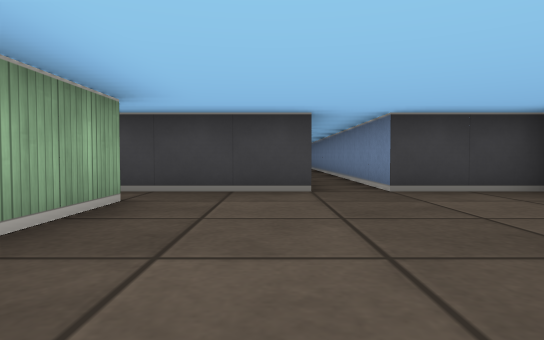
[1] (above)

24 first-person views from a walk through a cub3D level. The camera is about half as high as the walls, tilts 2° down and sees 75° across. The floor is counted in squares. Each view is taken from the middle of a square. On the plan, view 1 faces up. The plan holds only what a view shows up to about 9 squares ahead; the rest is blank.

[2]
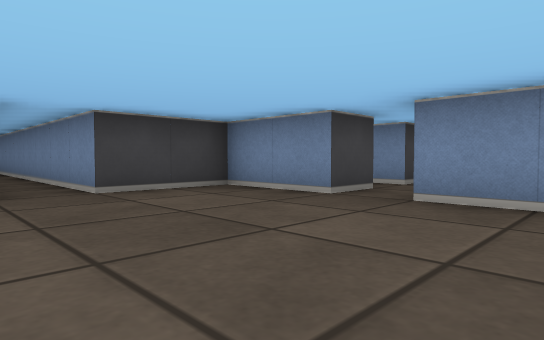

[3]
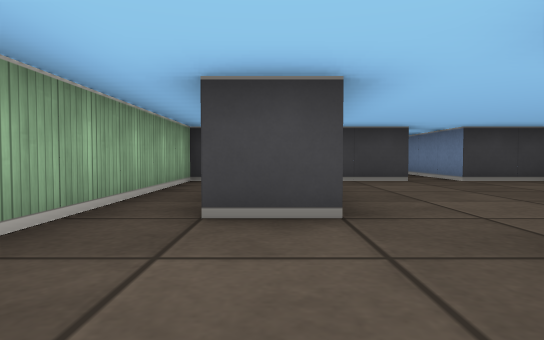

[4]
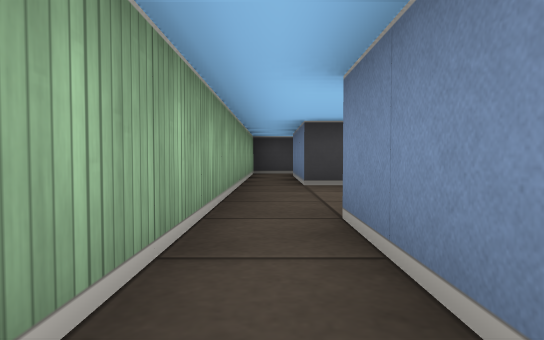

[5]
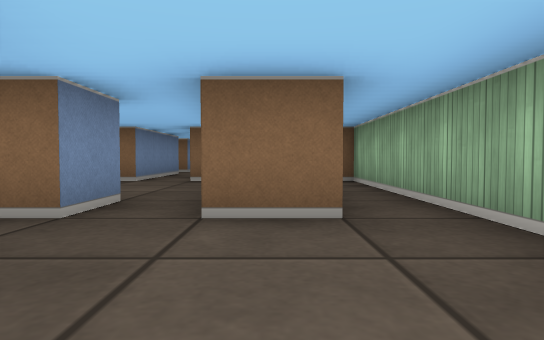

[6]
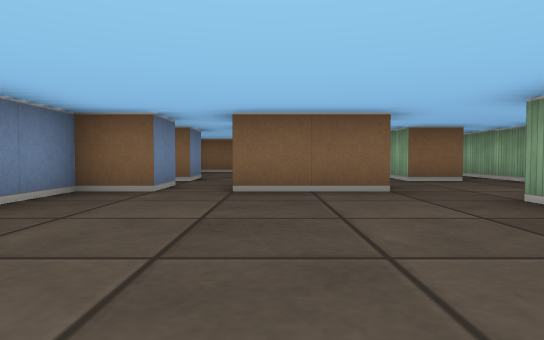

[7]
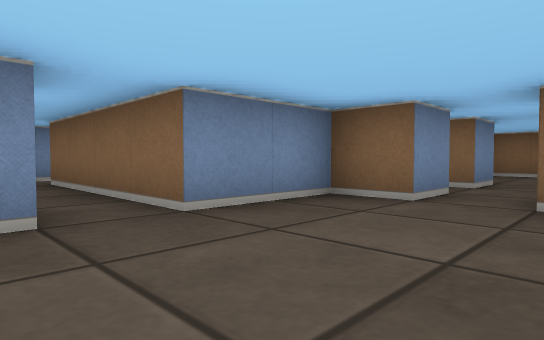

[8]
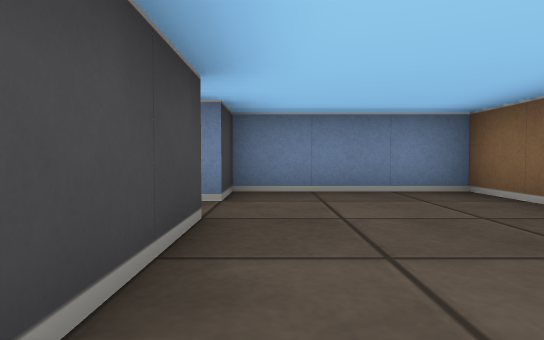

[9]
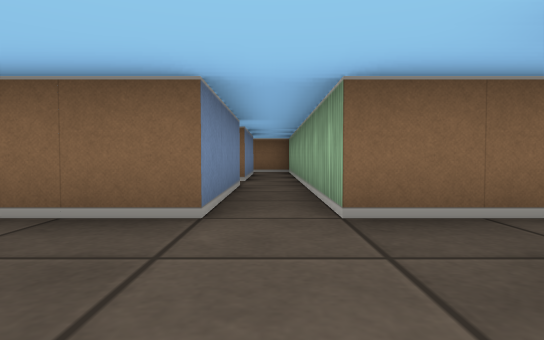

[10]
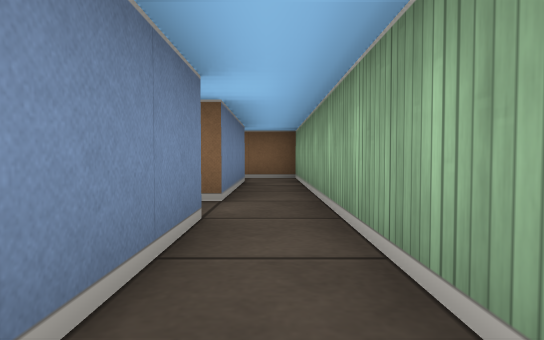

[11]
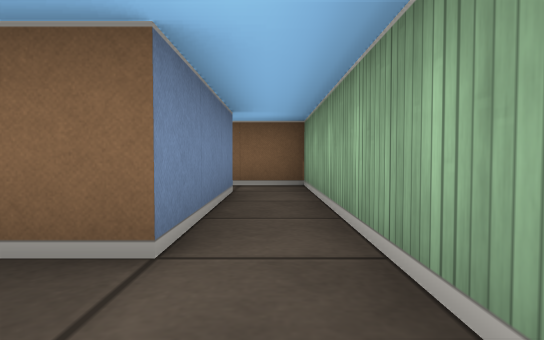

[12]
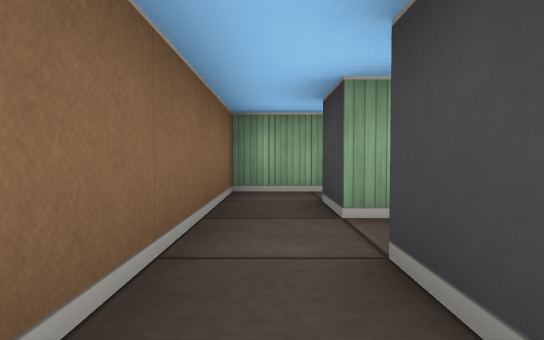

[13]
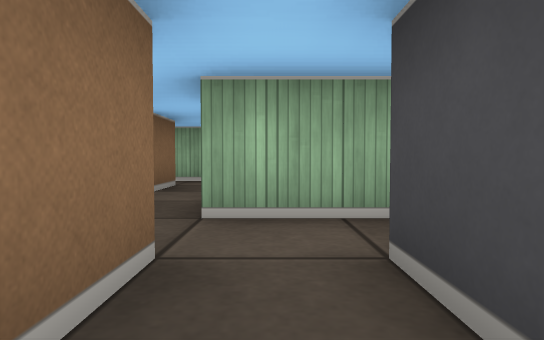

[14]
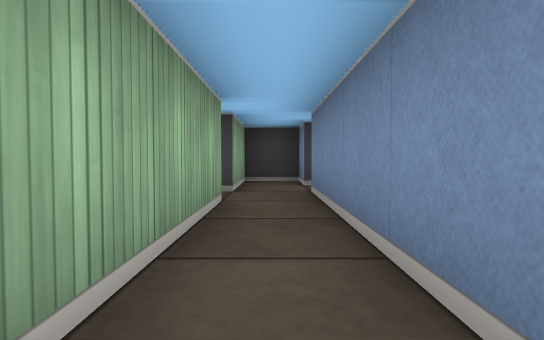

[15]
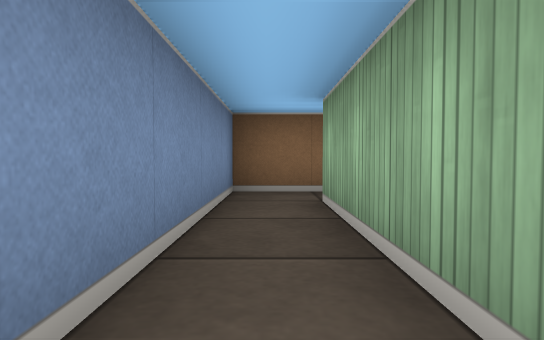

[16]
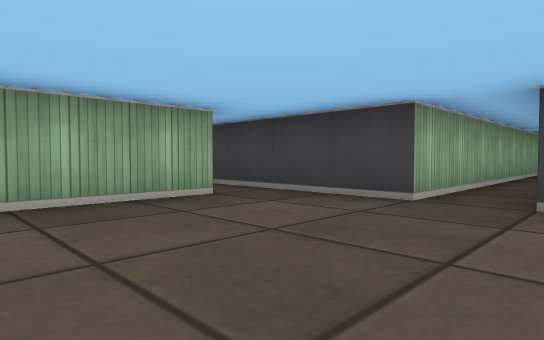

[17]
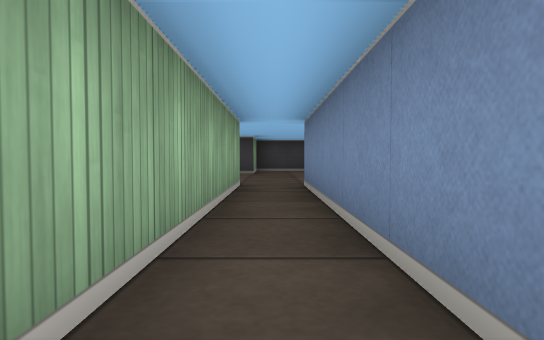

[18]
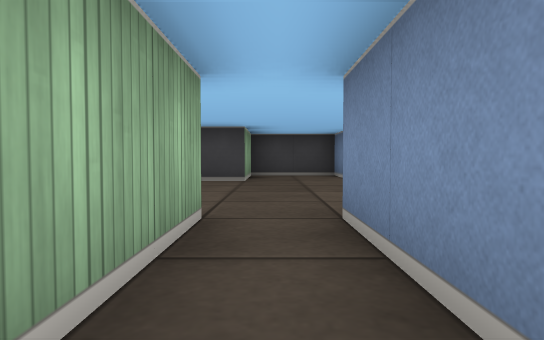

[19]
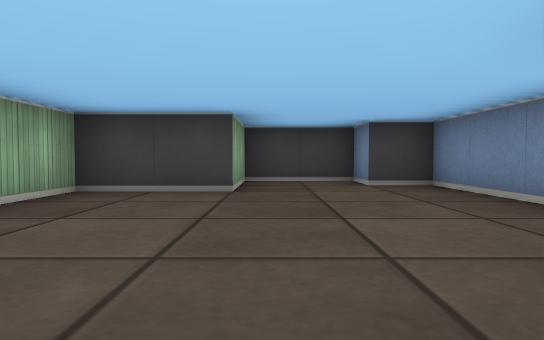

[20]
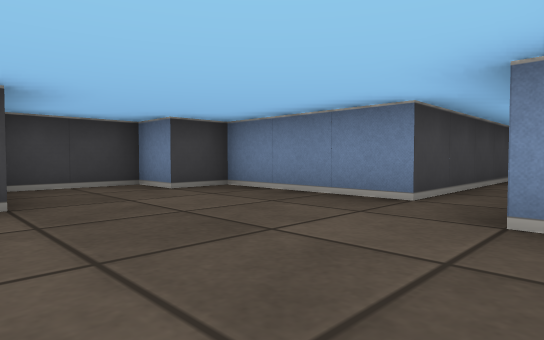

[21]
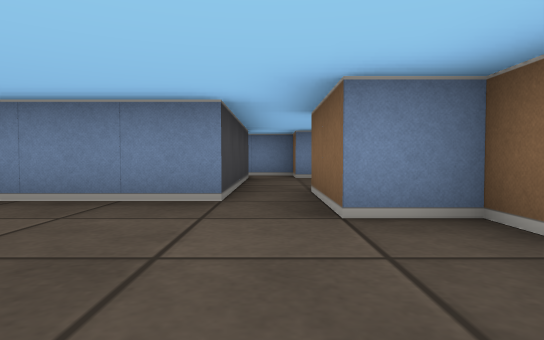

[22]
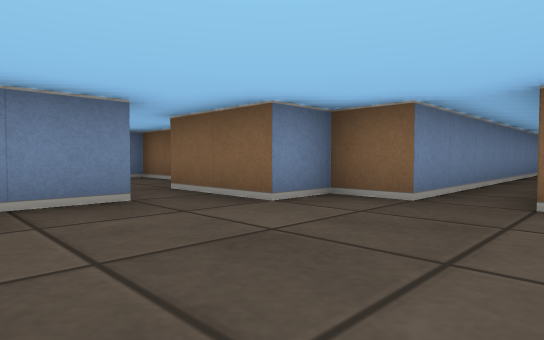

[23]
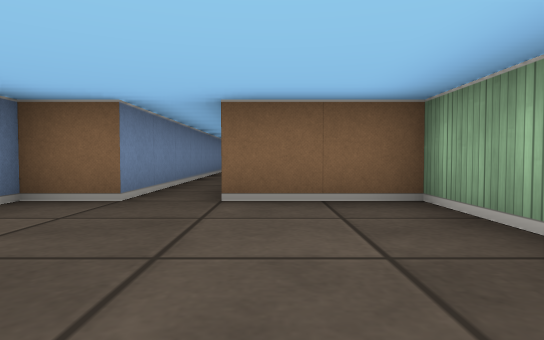

[24]
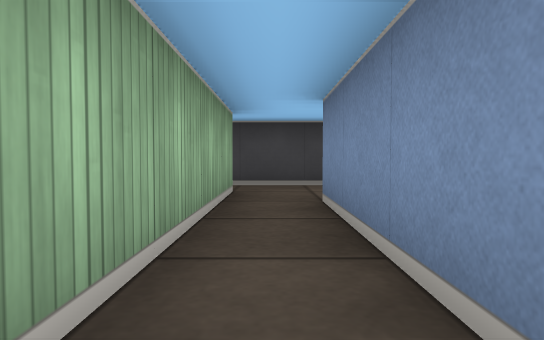

### Floor plan
Ten units are one square. View 1 is at (0, 0); x grows to the right and y downward. Boxes are objects, and circles mark ways between rooms. Rooms are numbered by the first view taken in them; rooms with no view inside come last. Other rooms are left out.
<svg viewBox="-40 -200 130 350">
<path fill="none" stroke="#000" d="M-15 -35 -15 -5 -25 -5 -25 -35M-6 5 15 5M25 16 25 5 35 5 35 -15 45 -15M-5 25 0 25M46 -25 35 -25 35 -45 15 -45 15 -135M-25 44 -25 25 -15 25M5 -135 5 -45 -35 -45 -35 65 -25 65M-25 65 -5 65 -5 145 15 145M5 95 5 65 35 65 35 35 25 35 25 25M15 35 -5 35 -5 25M-15 25 -15 35M15 135 5 135 5 105 15 105M35 105 35 135M54 85 45 85 45 75 35 75 35 95M35 145 45 145 45 95 54 95M15 -135 25 -135 25 -145 45 -145M45 -155 35 -155 35 -185 25 -185 25 -195 5 -195 5 -175 -15 -175 -15 -135 5 -135M55 -106 55 -135M62 -135 75 -135 75 -145M45 -145 45 -106M55 -24 55 -31M75 -155 45 -155M45 -15 65 -15M25 25 29 25M75 -145 85 -145 85 -156"/>
<circle cx="-10" cy="30" r="3" fill="#2a7"/>
<circle cx="-20" cy="60" r="3" fill="#2a7"/>
<circle cx="10" cy="-140" r="3" fill="#2a7"/>
<circle cx="40" cy="-20" r="3" fill="#2a7"/>
<circle cx="20" cy="10" r="3" fill="#2a7"/>
<circle cx="5" cy="20" r="3" fill="#2a7"/>
<circle cx="20" cy="30" r="3" fill="#2a7"/>
<circle cx="40" cy="-150" r="3" fill="#2a7"/>
<circle cx="65" cy="-150" r="3" fill="#2a7"/>
<text x="0" y="-20">1</text>
<text x="0" y="70">2</text>
<text x="40" y="100">3</text>
<text x="10" y="-160">4</text>
<text x="50" y="-90">5</text>
<text x="20" y="20">6</text>
<text x="80" y="-150">7</text>
</svg>
Room 1 opens to room 2. Room 1 opens to room 4. Room 1 opens to room 5. Room 1 opens to room 6. Room 2 opens to room 6. Room 4 opens to room 5. Room 5 opens to room 7.

Where each view was taken, in squares from view 1:
view 1: 0 up, 0 right, facing up
view 2: 0 up, 0 right, facing up-right
view 3: 2 down, 2 left, facing up
view 4: 5 down, 3 left, facing up
view 5: 0 up, 2 left, facing down
view 6: 4 up, 1 right, facing down
view 7: 3 up, 1 right, facing down-right
view 8: 4 down, 1 left, facing right
view 9: 4 down, 0 right, facing down
view 10: 7 down, 0 right, facing down
view 11: 9 down, 0 right, facing down
view 12: 14 down, 4 right, facing left
view 13: 9 down, 6 right, facing left
view 14: 14 down, 4 right, facing up
view 15: 10 down, 4 right, facing down
view 16: 1 up, 2 right, facing up-left
view 17: 8 up, 1 right, facing up
view 18: 11 up, 1 right, facing up
view 19: 13 up, 1 right, facing up
view 20: 14 up, 0 right, facing up-right
view 21: 15 up, 0 right, facing right
view 22: 17 up, 0 right, facing down-right
view 23: 17 up, 0 right, facing down
view 24: 10 up, 5 right, facing up
